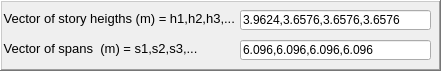
      <widget class="QFrame" name="GlobalFrame">
       <property name="geometry">
        <rect>
         <x>0</x>
         <y>180</y>
         <width>441</width>
         <height>71</height>
        </rect>
       </property>
       <property name="frameShape">
        <enum>QFrame::WinPanel</enum>
       </property>
       <property name="frameShadow">
        <enum>QFrame::Raised</enum>
       </property>
       <widget class="QLineEdit" name="heigth_v">
        <property name="geometry">
         <rect>
          <x>240</x>
          <y>10</y>
          <width>191</width>
          <height>20</height>
         </rect>
        </property>
        <property name="text">
         <string>3.9624,3.6576,3.6576,3.6576</string>
        </property>
        <property name="placeholderText">
         <string>3.0</string>
        </property>
       </widget>
       <widget class="QLabel" name="label_27">
        <property name="geometry">
         <rect>
          <x>0</x>
          <y>40</y>
          <width>211</width>
          <height>16</height>
         </rect>
        </property>
        <property name="font">
         <font>
          <family>Arial</family>
          <pointsize>10</pointsize>
          <weight>50</weight>
          <italic>false</italic>
          <bold>false</bold>
         </font>
        </property>
        <property name="text">
         <string> Vector of spans  (m) = s1,s2,s3,...</string>
        </property>
       </widget>
       <widget class="QLineEdit" name="span_v">
        <property name="geometry">
         <rect>
          <x>240</x>
          <y>40</y>
          <width>191</width>
          <height>20</height>
         </rect>
        </property>
        <property name="text">
         <string>6.096,6.096,6.096,6.096</string>
        </property>
       </widget>
       <widget class="QLabel" name="label_38">
        <property name="geometry">
         <rect>
          <x>0</x>
          <y>10</y>
          <width>241</width>
          <height>16</height>
         </rect>
        </property>
        <property name="font">
         <font>
          <family>Arial</family>
          <pointsize>10</pointsize>
          <weight>50</weight>
          <italic>false</italic>
          <bold>false</bold>
         </font>
        </property>
        <property name="text">
         <string> Vector of story heigths (m) = h1,h2,h3,...</string>
        </property>
       </widget>
      </widget>
